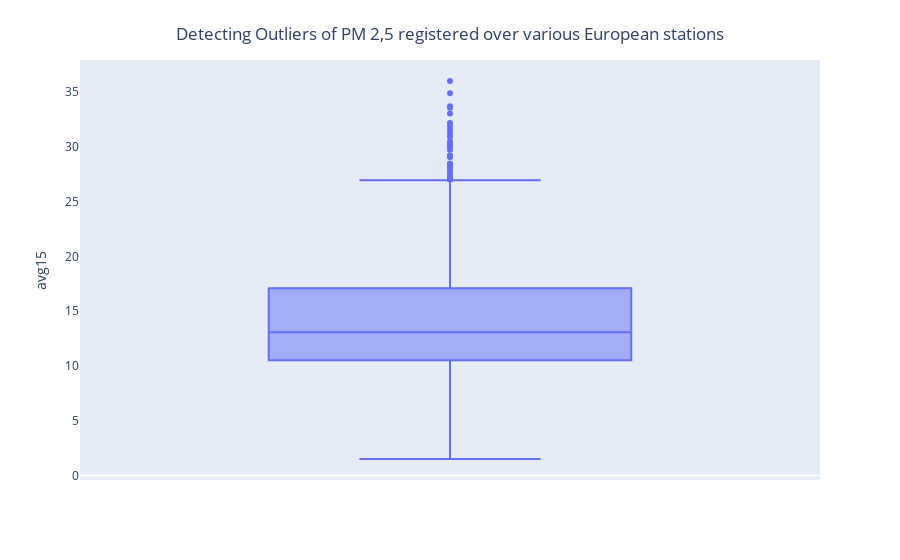

The cell this chart's notebook holds for it:
### Code cell
fig = px.box(data_frame = df_air_quality, y = "avg15")
fig.update_layout(
    title={
        'text': "Detecting Outliers of PM 2,5 registered over various European stations",
        'y':0.95,
        'x':0.5,
        'xanchor': 'center',
        'yanchor': 'top'})
fig.update_yaxes(showgrid=False)
fig.show()

### Figure 1 — Plotly figure (JSON) as saved in the notebook; plotly's stock layout.template omitted (floating-point values rounded to 4 significant figures; data arrays with more than 128 entries replaced by an {"elided": "..."} marker saying what was removed)
{"data": [{"alignmentgroup": "True", "hovertemplate": "avg15=%{y}<extra></extra>", "legendgroup": "", "marker": {"color": "#636efa"}, "name": "", "notched": false, "offsetgroup": "", "orientation": "v", "showlegend": false, "type": "box", "x0": " ", "xaxis": "x", "y": {"elided": "710 float values"}, "y0": " ", "yaxis": "y"}], "layout": {"boxmode": "group", "legend": {"tracegroupgap": 0}, "margin": {"t": 60}, "title": {"text": "Detecting Outliers of PM 2,5 registered over various European stations", "x": 0.5, "xanchor": "center", "y": 0.95, "yanchor": "top"}, "xaxis": {"anchor": "y", "domain": [0, 1]}, "yaxis": {"anchor": "x", "domain": [0, 1], "showgrid": false, "title": {"text": "avg15"}}}}
